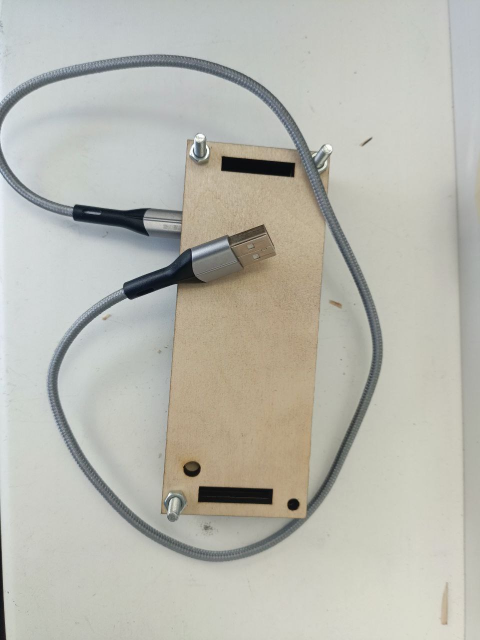
#> input picture img/photo_2025-10-31_10-53-44.jpg, 960 x 1280 px, given in place of the camera (shown at 1/2 size)
$ python monitor.py
#> lines starting #> are read from the running program, lines starting #| are printed output that depends on the picture; after the words box and inside, x2 and y2 are one past the last pixel; in counts of white or black regions, pixels touching at a corner belong together
import cv2
import numpy as np

# Open the default camera
cam = cv2.VideoCapture(0)

cam.set(cv2.CAP_PROP_FRAME_WIDTH, 1920)
cam.set(cv2.CAP_PROP_FRAME_HEIGHT, 820)
cam.set(cv2.CAP_PROP_FPS, 30)

# Get the default frame width and height
frame_width = int(cam.get(cv2.CAP_PROP_FRAME_WIDTH))
frame_height = int(cam.get(cv2.CAP_PROP_FRAME_HEIGHT))

low_threshold = 10
high_threshold = 250

# Параметры для контрастности
alpha = 1.5  # Контрастность (1.0 - оригинал, >1.0 - увеличить)
beta = 0     # Яркость

print("Управление:")
print("'+' - увеличить контрастность")
print("'-' - уменьшить контрастность")
print("'a' - увеличить яркость")
print("'z' - уменьшить яркость")
print("'q' - выход")
max(alpha - 0.1, 0.1)
max(alpha - 0.1, 0.1)
max(alpha - 0.1, 0.1)
max(alpha - 0.1, 0.1)
max(alpha - 0.1, 0.1)
while True:
    ret, frame = cam.read()
#> frame is the input picture: shape (1280, 960, 3); mean B, G, R 175.1, 184, 184.1
    if not ret:
        break

    resized_frame = cv2.resize(frame, (1920, 1000))
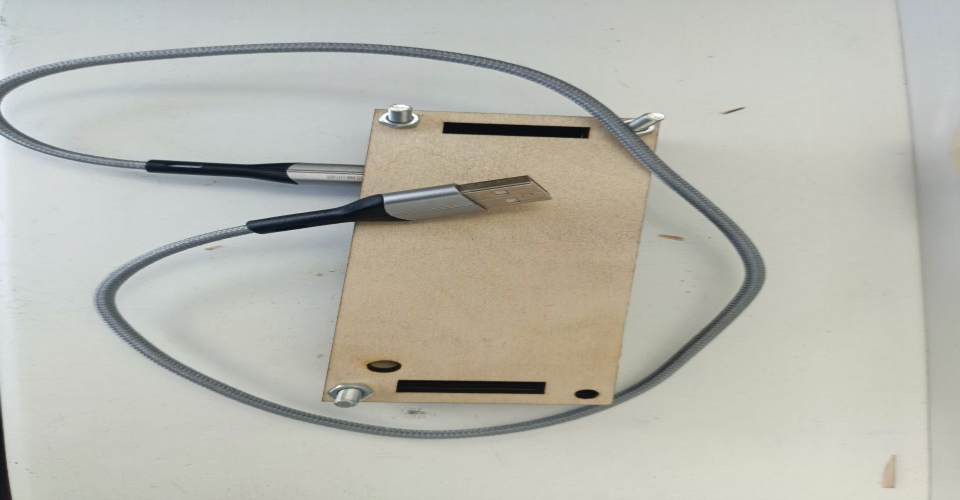
#> resized_frame: shape (1000, 1920, 3) (shown at 1/2 size); mean B, G, R 175.1, 183.9, 184.1

    # Конвертируем в grayscale
    gray = cv2.cvtColor(resized_frame, cv2.COLOR_BGR2GRAY)
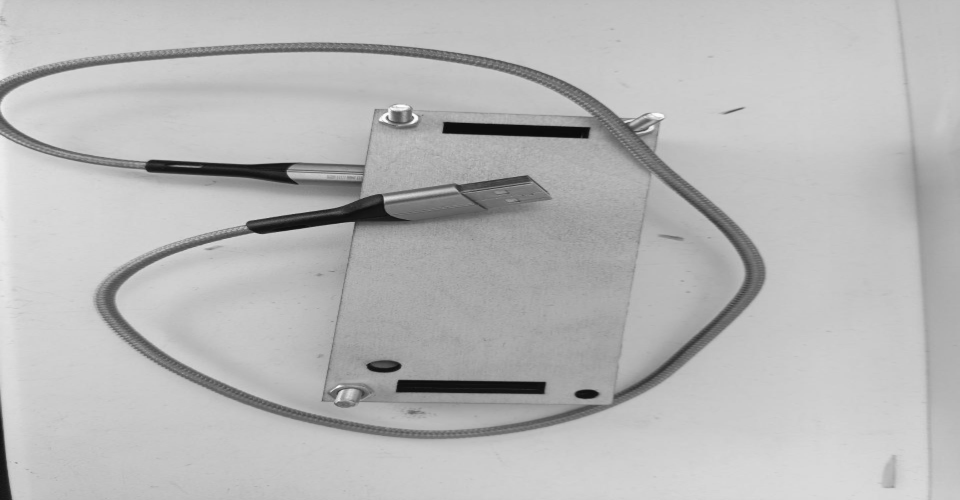
#> gray: shape (1000, 1920) (shown at 1/2 size); min 6, max 255, mean 183

    # Увеличиваем контрастность
    contrasted_gray = cv2.convertScaleAbs(gray, alpha=alpha, beta=beta)
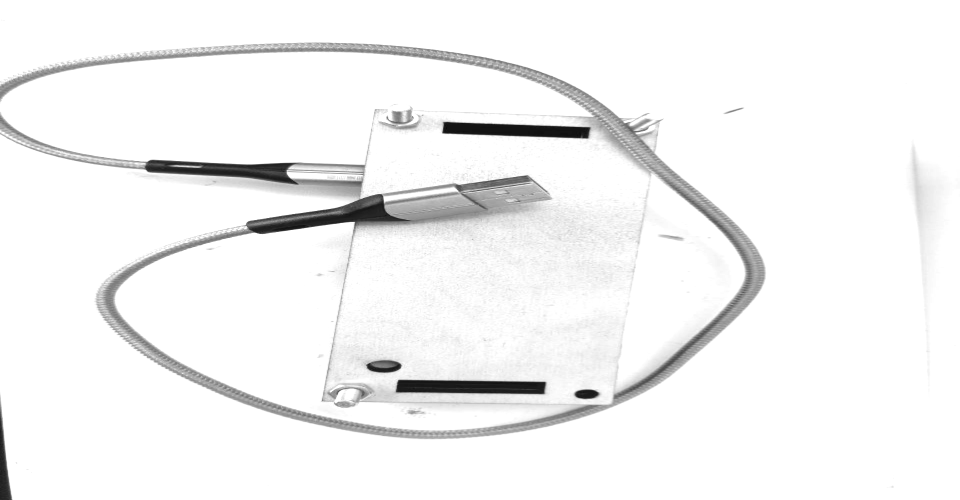
#> contrasted_gray: shape (1000, 1920) (shown at 1/2 size); min 9, max 255, mean 243.3

    # Применяем фильтр Канни к изображению с увеличенной контрастностью
    edges = cv2.Canny(contrasted_gray, low_threshold, high_threshold)
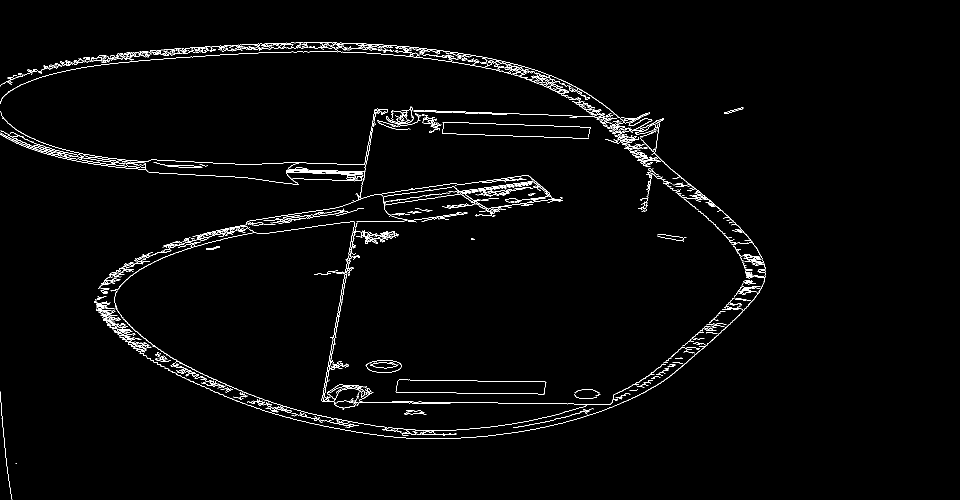
#> edges: shape (1000, 1920) (shown at 1/2 size); 1.8% white in thin lines or dots, all inside (x1, y1, x2, y2) = (0, 84, 1531, 1000)

    # Создаем изображение только с контурами (белые на черном)
    contours_only = np.zeros_like(resized_frame)
    contours_only[edges > 0] = (255, 255, 255)

    # Создаем комбинированное изображение
    #combined = np.hstack([resized_frame,
    #                     cv2.cvtColor(contrasted_gray, cv2.COLOR_GRAY2BGR),
    #                     contours_only])

    # Добавляем информацию о параметрах
    #info_text = f"Contrast: {alpha:.1f}, Brightness: {beta}"
    #cv2.putText(combined, info_text, (10, 30),
    #           cv2.FONT_HERSHEY_SIMPLEX, 1, (0, 255, 0), 2)

    # Display the captured frame
    #cv2.imshow('Original | Contrasted Gray | Canny Contours', combined)
    cv2.imshow('Original | Contrasted Gray | Canny Contours', contrasted_gray)

    # Обработка клавиш
    key = cv2.waitKey(1) & 0xFF
#> (key q is pressed here)
    if key == ord('q'):
        break
    elif key == ord('+'):
        alpha = min(alpha + 0.1, 3.0)
    elif key == ord('-'):
        alpha = max(alpha - 0.1, 0.1)
    elif key == ord('a'):
        beta = min(beta + 10, 100)
    elif key == ord('z'):
        beta = max(beta - 10, -100)

# Release the capture object
cam.release()
cv2.destroyAllWindows()
